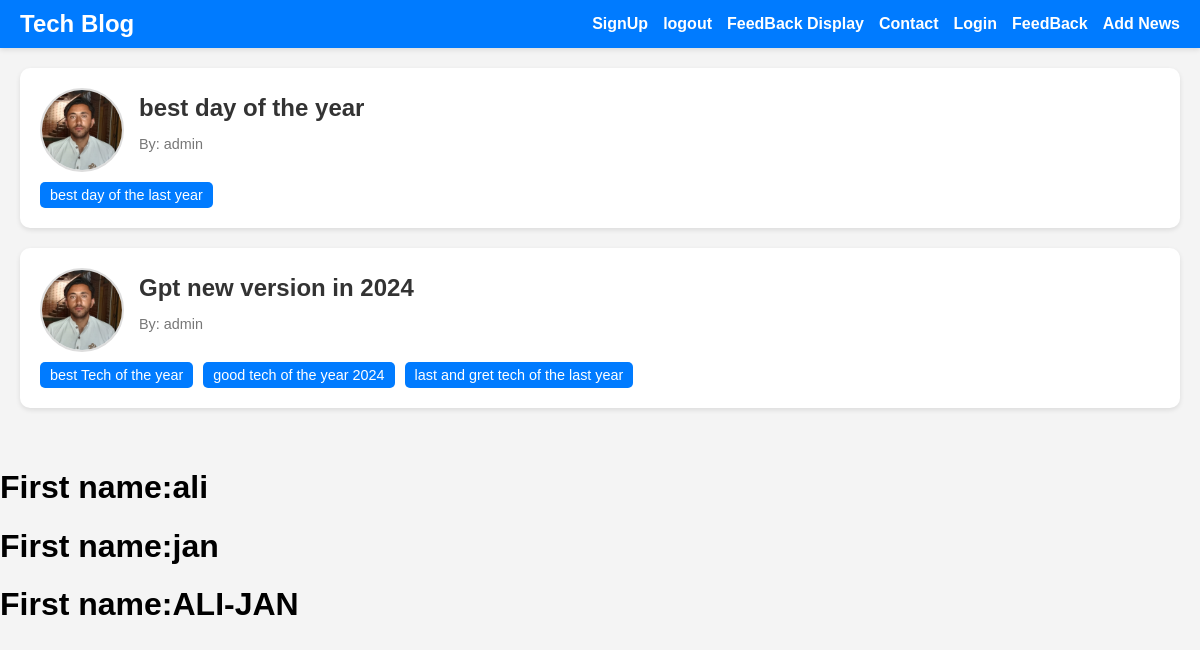
Before: / with the older database file.
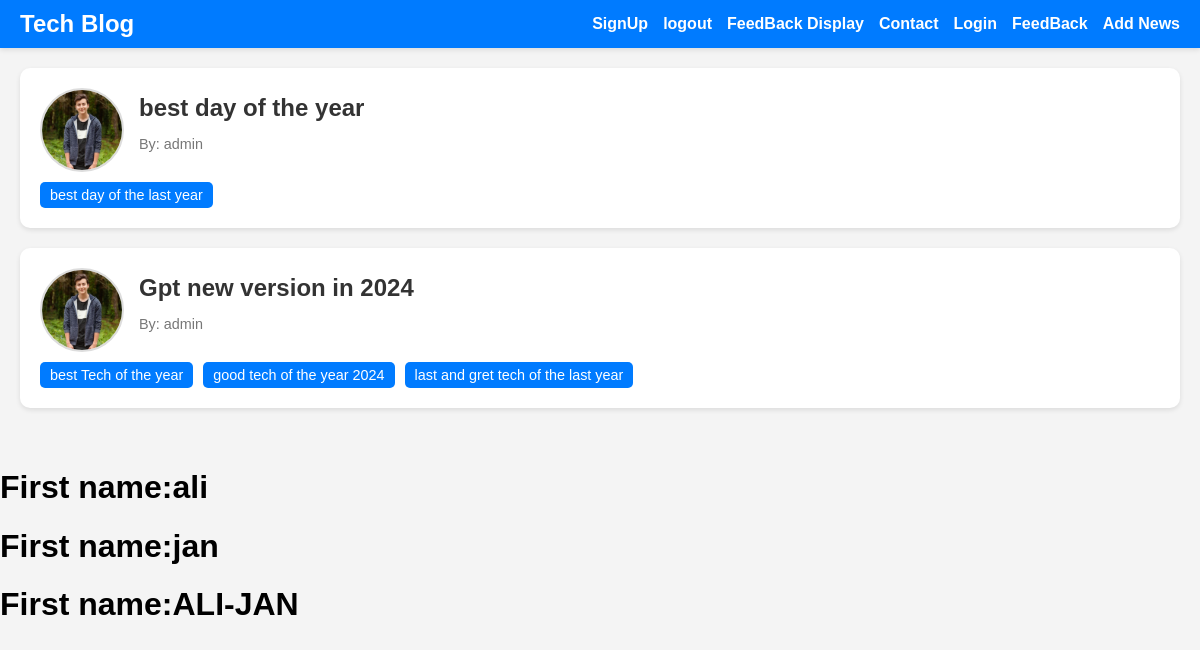
After: the same page with the newer database file.
### app/models.py (models this page shows, shortened)
class Blog(models.Model):
    user = models.ForeignKey(User,on_delete=models.CASCADE)
    title = models.CharField(max_length=200, unique=True)
    content = models.TextField()
    blog_image = models.ImageField(upload_to='blog_images/',blank=True)
    video_url = models.CharField(max_length=233,blank=True, unique=True)
    tags = models.ManyToManyField('Tag')
    created_at = models.DateTimeField(auto_now_add=True)
    updated_at  = models.DateTimeField(auto_now=True)

class Tag(models.Model):
    title = models.CharField(max_length=200)

class Info(models.Model):
    first_name  = models.CharField(max_length=200)
    last_name = models.CharField(max_length=200)
    def full_name(self):
        full =self.first_name +'-'+ self.last_name
        return full.upper()

### accounts/models.py (models this page shows, shortened)
class UserProfile(models.Model):
    user = models.OneToOneField(User,on_delete=models.CASCADE)
    bio = models.TextField(blank=True)
    address = models.CharField(max_length=200,blank=True)
    profile_pic = models.ImageField(upload_to='profile_pics/',blank=True)

### app/views.py (the view)
# urls.py: path('',views.index, name='index'),
def index(request):
    blog = models.Blog.objects.all()
    info = models.Info.objects.all()
    context = {
        'blogs':blog,
        'infos':info
    }
    return render(request,'index.html',context)

### templates/index.html (shortened to what this page needs)
<!DOCTYPE html>
<html lang="en">
<head>
</head>
<body>
    <div class="header">
        <div class="logo">Tech Blog</div>
        <nav class="nav">
            <a href="{% url 'signup' %}">SignUp</a>
            <a href="{% url 'logout_view' %}">logout</a>
            <a href="{% url 'display_feed_back' %}">FeedBack Display</a>
            <a href="/contact/">Contact</a>
            <a href="{% url 'login_view'%}">Login</a>
            <a href="{% url 'feedback'%}">FeedBack</a>
            <a href="{% url 'add_news'%}">Add News</a>
        </nav>
    </div>
    <div class="container">
        {% for blog in blogs %}
        <div class="blog-card">
            <div class="blog-header">
                <img src="{{ blog.user.userprofile.profile_pic.url }}" class="profile" alt="Author Picture">
                <div>
                    <h1 class="blog-title">{{ blog.title }}</h1>
                    <p class="blog-author">By: {{ blog.user }}</p>
                </div>
            </div>
            <div class="tags">
                {% for tag in blog.tags.all %}
                <span class="tag">{{ tag.title }}</span>
                {% endfor %}
            </div>
        </div>
        {% endfor %}
    </div>
    <div>
        {% for info in infos %}
        <h1>First name:{{info.first_name}}</h1>
        <h1>First name:{{info.last_name}}</h1>
        <h1>First name:{{info.full_name}}</h1>
        {%endfor%}
    </div>
</body>
</html>

### templates/index.html (style rules this page uses)
body { font-family: Arial, sans-serif; background-color: #f4f4f4; margin: 0; padding: 0; }
.header { background-color: #007bff; color: #fff; padding: 10px 20px; display: flex; justify-content: space-between; align-items: center; box-shadow: 0 2px 5px rgba(0, 0, 0, 0.1); }
.logo { font-size: 1.5em; font-weight: bold; }
.nav { display: flex; gap: 15px; }
.nav a { color: #fff; text-decoration: none; font-weight: bold; font-size: 1em; }
.container { max-width: 1200px; margin: auto; padding: 20px; }
.blog-card { background-color: #fff; margin-bottom: 20px; border-radius: 10px; box-shadow: 0 2px 5px rgba(0, 0, 0, 0.1); overflow: hidden; padding: 20px; }
.blog-header { display: flex; align-items: center; }
.profile { width: 80px; height: 80px; border-radius: 50%; object-fit: cover; margin-right: 15px; border: 2px solid #ddd; }
.blog-title { margin: 0; font-size: 1.5em; color: #333; }
.blog-author { font-size: 0.9em; color: #777; }
.tags { margin-top: 10px; display: flex; flex-wrap: wrap; gap: 10px; }
.tag { background-color: #007bff; color: #fff; padding: 5px 10px; border-radius: 5px; font-size: 0.9em; }

Changed rows visible on the page:
changed through a linked row, Blog "best day of the year": user.userprofile.profile_pic: a different picture
changed through a linked row, Blog "Gpt new version in 2024": user.userprofile.profile_pic: a different picture
